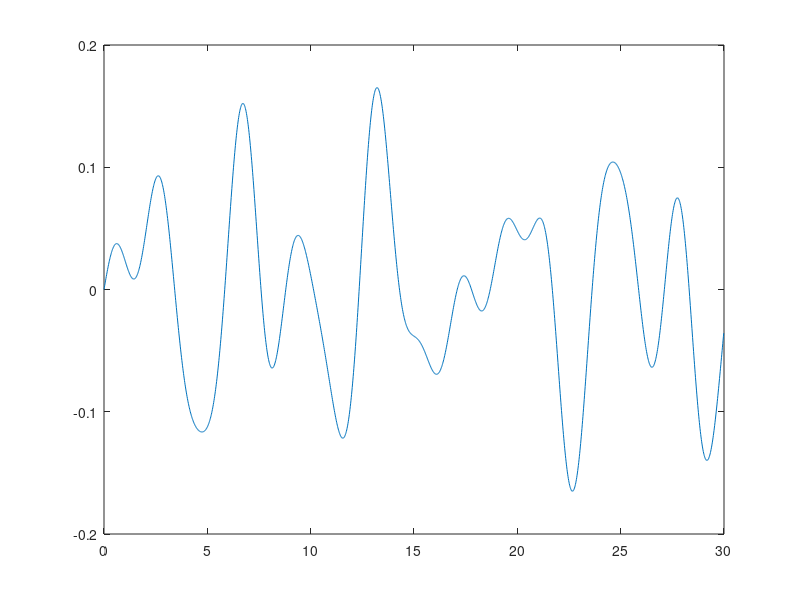

The MATLAB source for this figure:
%Create random trace to initialise AI learning
close all
clear all
endTime=30
timeStep=1.57/100;%0.01
delay=0 % Add 0 to end for creating delay data
Umax=0.2
Period=3;
pkg load signal
t=(0.0:timeStep:endTime-delay)';
%addedtime=(endTime-delay+timeStep:timeStep:endTime)';
%U=Umax.*(max(t)/2-abs((max(t)/2-t)))./max(t).*sin(2*pi/Period*t);

%U=Umax.*sin(2*pi/Period*t);
% irregular waves
U=-2*Umax/6*sin(2*pi/Period/1.2*t)+Umax/8*sin(2*pi/Period/0.7*t)+Umax/3*sin(2*pi/Period/2*t)+Umax/6*sin(2*pi/Period/1.*t);
%U=[U; zeros(size(addedtime))];
%t=[t; addedtime];

plot(U);
U=num2cell(U);
t=num2cell(t);
Output=[cell2mat(t),cell2mat(U),zeros(size(cell2mat(U))),zeros(size(cell2mat(U))) ];
plot(cell2mat(t),cell2mat(U))
fid = fopen('Wavemaker.dat', 'w');
fprintf(fid,'%i\n', size(t,1));
fprintf(fid,'(\n')
fprintf(fid,'(%f ( %f %f %f ))\n',Output' )
fprintf(fid,')\n')
fclose(fid)
save('-V7','Initialwavemakerinput.mat','t','U')